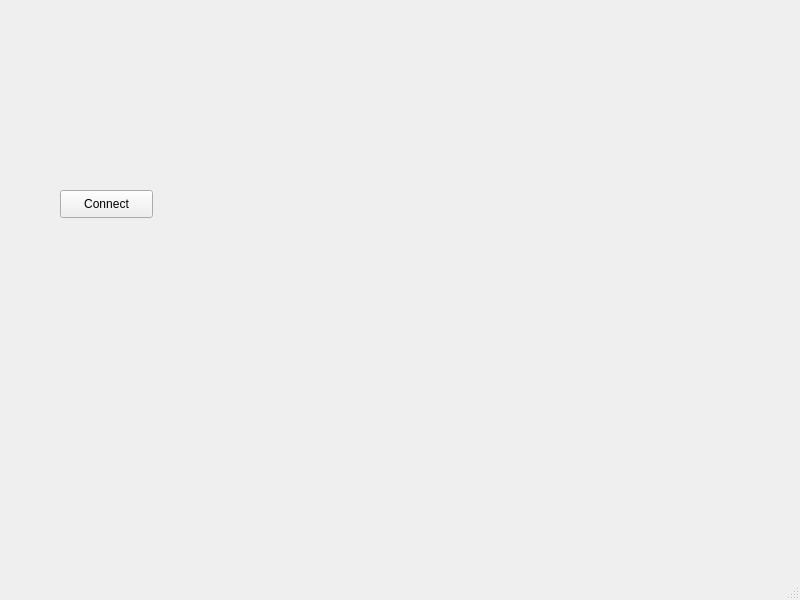
<?xml version="1.0" encoding="UTF-8"?>
<ui version="4.0">
 <class>MainWindow</class>
 <widget class="QMainWindow" name="MainWindow">
  <property name="geometry">
   <rect>
    <x>0</x>
    <y>0</y>
    <width>800</width>
    <height>600</height>
   </rect>
  </property>
  <property name="windowTitle">
   <string>MainWindow</string>
  </property>
  <widget class="QWidget" name="centralwidget">
   <widget class="QPushButton" name="pushButton">
    <property name="geometry">
     <rect>
      <x>60</x>
      <y>190</y>
      <width>93</width>
      <height>28</height>
     </rect>
    </property>
    <property name="text">
     <string>Connect</string>
    </property>
   </widget>
  </widget>
  <widget class="QMenuBar" name="menubar">
   <property name="geometry">
    <rect>
     <x>0</x>
     <y>0</y>
     <width>800</width>
     <height>26</height>
    </rect>
   </property>
  </widget>
  <widget class="QStatusBar" name="statusbar"/>
 </widget>
 <resources/>
 <connections/>
</ui>
